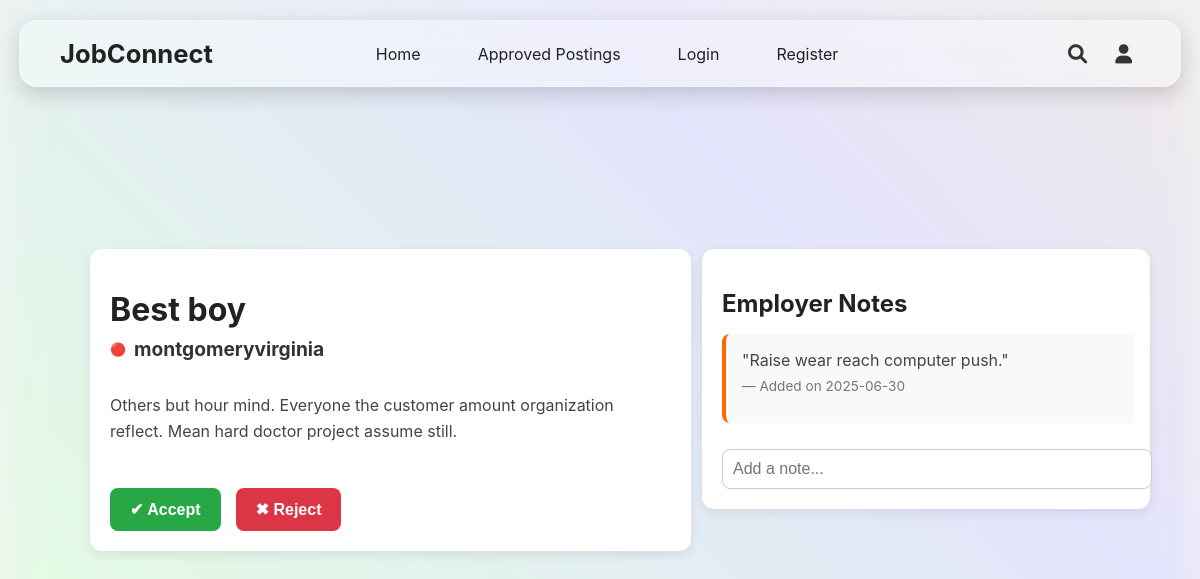
The app's page /applicant/1 with its own data.
### app.py (models this page shows, shortened)
class JobPosting(db.Model):
    id = db.Column(db.Integer, primary_key=True)
    title = db.Column(db.String(100), nullable=False)
    location = db.Column(db.String(100), nullable=False)
    description = db.Column(db.Text, nullable=False)
    qualifications = db.Column(db.Text, nullable=False)
    deadline = db.Column(db.String(50), nullable=False)
    posted_by = db.Column(db.Integer, db.ForeignKey('user.id'), nullable=True)
    approved = db.Column(db.Boolean, default=False)
    application_questions = db.Column(db.Text, nullable=True)
    flagged = db.Column(db.Boolean, default=False)
    school = db.Column(db.String(100), nullable=True)
    employer = db.relationship('User', backref='job_postings', lazy=True)

class User(UserMixin, db.Model):
    id = db.Column(db.Integer, primary_key=True)
    username = db.Column(db.String(100), unique=True, nullable=False)
    password = db.Column(db.String(100), nullable=False)
    email = db.Column(db.String(120), unique=True, nullable=True)
    role = db.Column(db.String(20), nullable=False)  # 'admin', 'employer', 'student'
    approved = db.Column(db.Boolean, default=False)
    school = db.Column(db.String(120), nullable=True)
    name = db.Column(db.String(100), nullable=True)
    bio = db.Column(db.Text, nullable=True)
    profile_pic_url = db.Column(db.String(300), nullable=True)
    phone = db.Column(db.String(20), nullable=True)
    grade_level = db.Column(db.String(10), nullable=True)
    resume_link = db.Column(db.String(200), nullable=True)
    skills = db.Column(db.Text, nullable=True)
    company_name = db.Column(db.String(100), nullable=True)
    company_website = db.Column(db.String(200), nullable=True)
    job_title = db.Column(db.String(120), nullable=True)
    request_reason = db.Column(db.Text, nullable=True)
    created_at = db.Column(db.DateTime, default=datetime.utcnow)

class JobApplication(db.Model):
    id = db.Column(db.Integer, primary_key=True)
    job_id = db.Column(db.Integer, db.ForeignKey('job_posting.id'), nullable=False)
    user_id = db.Column(db.Integer, db.ForeignKey('user.id'), nullable=False)
    cover_letter = db.Column(db.Text, nullable=True)
    resume_url = db.Column(db.String(300), nullable=True)
    resume_filename = db.Column(db.String(100), nullable=True) # ✅ Add this line
    resume_data = db.Column(db.LargeBinary, nullable=True)  # ✅ Add this line
    status = db.Column(db.String(50), default='pending')
    timestamp = db.Column(db.DateTime, default=datetime.utcnow)
    created_at = db.Column(db.DateTime, default=datetime.utcnow)  # ✅ Add this line
    job = db.relationship('JobPosting', backref='applications', lazy=True)
    student = db.relationship('User', backref='applications', lazy=True)

class EmployerNote(db.Model):
    __tablename__ = 'employer_note'
    __table_args__ = {'extend_existing': True}
    id = db.Column(db.Integer, primary_key=True)
    application_id = db.Column(db.Integer, db.ForeignKey('job_application.id'), nullable=False)
    employer_id = db.Column(db.Integer, db.ForeignKey('user.id'), nullable=False)
    student_id = db.Column(db.Integer, db.ForeignKey('user.id'), nullable=False)
    job_id = db.Column(db.Integer, db.ForeignKey('job_posting.id'), nullable=False)
    note = db.Column(db.Text, nullable=False)
    created_at = db.Column(db.DateTime, default=db.func.current_timestamp())
    timestamp = db.Column(db.DateTime, default=datetime.utcnow)  # ✅ Add this line
    employer = db.relationship('User', foreign_keys=[employer_id])
    student = db.relationship('User', foreign_keys=[student_id])
    job = db.relationship('JobPosting', backref=db.backref('employer_notes', lazy=True))

### app.py (the view)
@app.route('/applicant/<int:application_id>')
def applicant_details(application_id):
    application = JobApplication.query.get_or_404(application_id)
    student = application.student
    job = application.job
    employer_notes = EmployerNote.query.filter_by(application_id=application_id).all()
    return render_template(
        "applicant_details.html",
        application=application,
        student=student,
        job=job,
        employer_notes=employer_notes
    )

### app.py (called while the page is built, shortened)
@app.before_request
def create_tables():
    db.create_all()

@app.before_request
def ensure_school_admins():
    if request.endpoint and not request.endpoint.startswith('static'):
        school_admins = [
            {
                "username": "admin_jordan",
                "password": "admin123",
                "email": "jordan_admin@example.com",
                "school": "Jordan High School"
            },
        ]
        for admin in school_admins:
            existing_admin = User.query.filter_by(username=admin["username"]).first()
        db.session.commit()

@app.context_processor
def inject_now():
    return {'now': datetime.utcnow}

### templates/applicant_details.html (shortened to what this page needs)
<!DOCTYPE html>
<html lang="en">
<head>
    <link rel="stylesheet" href="{{ url_for('static', filename='css/applicant_details.css') }}">
    <link rel="stylesheet" href="https://cdnjs.cloudflare.com/ajax/libs/font-awesome/6.0.0/css/all.min.css">
</head>
<body>
  <header class="navbar">
    <div class="navbar-left">
      <a href="{{ url_for('index') }}" class="logo">JobConnect</a>
    </div>
    <ul class="nav-links">
      <li><a href="{{ url_for('index') }}">Home</a></li>
      <li><a href="{{ url_for('approved_postings') }}">Approved Postings</a></li>
      {% if current_user.is_authenticated %}
        {% if current_user.role == 'admin' %}
          <li><a href="{{ url_for('admin_panel') }}">Admin Panel</a></li>
        {% elif current_user.role == 'employer' %}
          <li><a href="{{ url_for('employer_dashboard') }}">Dashboard</a></li>
        {% elif current_user.role == 'student' %}
          <li><a href="{{ url_for('student_dashboard') }}">Dashboard</a></li>
        {% endif %}
      {% else %}
        <li><a href="{{ url_for('login') }}">Login</a></li>
        <li><a href="{{ url_for('register') }}">Register</a></li>
      {% endif %}
    </ul>
    <div class="nav-icons">
      <i class="fas fa-search search-icon" onclick="openSearch()"></i>
      <div class="user-dropdown">
        <i class="fas fa-user user-icon" onclick="toggleUserMenu()"></i>
      </div>
    </div>
  </header>
  <div class="grid-container">
    <div class="application-section">
        <h1 class="job-title">{{ application.job.title }}</h1>
        <div class="applicant-info">
            <span class="applicant-dot">🔴</span>
            <span class="applicant-name">{{ application.student.username }}</span>
        </div>
        <p class="job-description">
            {{ application.cover_letter | safe }}
        </p>
        <div class="decision-buttons">
          <form action="{{ url_for('accept_application', application_id=application.id) }}" method="POST">
              <button type="submit" class="accept-btn">✔ Accept</button>
          </form>
          <form action="{{ url_for('reject_application', application_id=application.id) }}" method="POST">
              <button type="submit" class="reject-btn">✖ Reject</button>
          </form>
      </div>
    </div>
    <div class="employer-notes">
        <h2>Employer Notes</h2>
        <div id="notes-container">
            {% if employer_notes %}
                {% for note in employer_notes %}
                    <div class="note">
                        <p class="note-text">"{{ note.note }}"</p>
                        <p class="note-meta">— Added on {{ note.created_at.strftime('%Y-%m-%d') }}</p>
                    </div>
                {% endfor %}
            {% else %}
                <p class="no-notes">No notes added yet.</p>
            {% endif %}
        </div>
        <input type="text" id="note-input" placeholder="Add a note..." autocomplete="off">
    </div>
</div>
</body>
</html>

### static/css/applicant_details.css (style rules this page uses)
.navbar { position: fixed; top: 20px; left: 50%; transform: translateX(-50%); width: 90%; max-width: 1200px; background: rgba(255, 255, 255, 0.4); backdrop-filter: blur(12px); -webkit-backdrop-filter: blur(12px); border-radius: 18px; display: flex; align-items: center; justify-content: space-between; padding: 15px 40px; box-shadow: 0 8px 20px rgba(0, 0, 0, 0.15); border: 1px solid rgba(255, 255, 255, 0.2); z-index: 1000; }
.logo { font-size: 1.6rem; font-weight: bold; color: #222; text-decoration: none; margin-right: auto; }
.nav-links { display: flex; gap: 25px; list-style: none; margin: 0 auto; }
.nav-links li { position: relative; }
.nav-links a { text-decoration: none; color: #222; font-size: 1rem; padding: 0.5rem 1rem; position: relative; transition: all 0.3s ease; }
.nav-links a::after { content: ""; position: absolute; left: 0; bottom: -3px; width: 100%; height: 2px; background-color: #00bfa5; transform: scaleX(0); transition: transform 0.3s ease; }
.nav-icons { display: flex; align-items: center; gap: 20px; margin-left: auto; }
.nav-icons i { font-size: 1.2rem; color: #333; cursor: pointer; transition: color 0.3s ease; }
.user-dropdown { position: relative; display: inline-block; }
.user-icon { font-size: 1.5rem; cursor: pointer; padding: 8px; border-radius: 50%; transition: background 0.2s ease-in-out; }
body { margin: 0; font-family: 'Inter', sans-serif; background: #f4f4f4; color: #333; display: flex; justify-content: center; align-items: center; height: 100vh; }
.grid-container { display: grid; grid-template-columns: 55% 40%; gap: 5%; width: 85%; height: auto; align-items: start; padding: 2rem 0; }
.application-section { display: flex; flex-direction: column; justify-content: flex-start; align-items: flex-start; width: 100%; padding: 20px; background: white; border-radius: 12px; box-shadow: 0 4px 12px rgba(0, 0, 0, 0.08); }
.job-title { font-size: 2rem; font-weight: bold; color: #222; margin-bottom: 0.5rem; }
.applicant-info { font-size: 1.2rem; color: #555; display: flex; align-items: center; margin-bottom: 1rem; }
.applicant-dot { font-size: 0.8rem; margin-right: 0.5rem; }
.applicant-name { font-weight: bold; color: #333; }
.job-description { font-size: 1rem; line-height: 1.6; color: #444; margin-bottom: 1.5rem; }
.employer-notes { display: flex; flex-direction: column; justify-content: flex-start; align-items: flex-start; width: 100%; padding: 20px; background: white; border-radius: 12px; box-shadow: 0 4px 12px rgba(0, 0, 0, 0.08); }
.employer-notes h2 { font-size: 1.5rem; margin-bottom: 1rem; color: #222; }
#notes-container { width: 100%; max-height: 300px; overflow-y: auto; padding-right: 5px; }
.note { padding: 1rem; border-left: 4px solid #ff6600; margin-bottom: 1rem; background: #f9f9f9; border-radius: 8px; width: 100%; transition: transform 0.2s ease; }
.note-text { font-size: 1rem; color: #444; margin: 0; }
.note-meta { font-size: 0.85rem; color: #777; margin-top: 0.5rem; }
#note-input { width: 100%; padding: 10px; font-size: 1rem; border: 1px solid #ccc; border-radius: 8px; margin-top: 10px; transition: border 0.3s ease; }
.decision-buttons { display: flex; gap: 15px; margin-top: 20px; }
.accept-btn { background: #28a745; color: white; font-size: 1rem; font-weight: bold; padding: 12px 20px; border: none; border-radius: 8px; cursor: pointer; transition: all 0.3s ease; }
.reject-btn { background: #dc3545; color: white; font-size: 1rem; font-weight: bold; padding: 12px 20px; border: none; border-radius: 8px; cursor: pointer; transition: all 0.3s ease; }

### records on screen
JobPosting: job "Best boy"
User: student.username "montgomeryvirginia"
JobApplication: cover_letter "Others but hour mind. Everyone the customer amount organization reflect. Mean hard doctor project assume still."
EmployerNote: note "Raise wear reach computer push.", created_at "2025-06-30"
